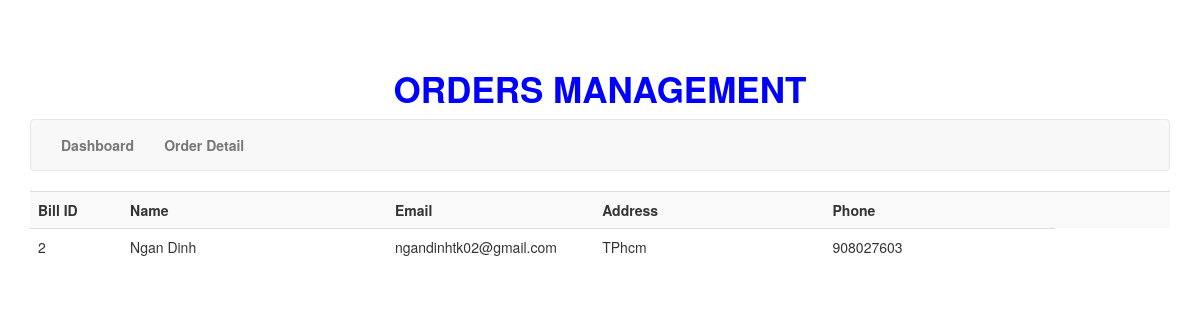
Page /admin_pages/qly_orders/showorder.php on the committed database.
### tables this page shows
CREATE TABLE `orders` (
  `bill_id` int(11) NOT NULL,
  `user_address` varchar(40) NOT NULL,
  `user_email` varchar(40) NOT NULL,
  `user_name` varchar(40) NOT NULL,
  `phone` int(10) NOT NULL
);

### admin_pages/qly_orders/showorder.php (the view, shortened to what this page needs)
<?php
$con = mysqli_connect("localhost", "root", "", "bakeryshopdb") or die("Can connect to data base!!!");
$res = mysqli_query($con, "SELECT * from orders");
$data = $res->fetch_all();
 ?>
<!DOCTYPE html PUBLIC "-//W3C//DTD XHTML 1.0 Transitional//EN" "http://www.w3.org/TR/xhtml1/DTD/xhtml1-transitional.dtd">
<html xmlns="http://www.w3.org/1999/xhtml">
<head>
<link rel="stylesheet" href="https://maxcdn.bootstrapcdn.com/bootstrap/3.3.5/css/bootstrap.min.css">
</head>
<body>
<div class="container">
    <div id="navbar" class="row">
    	<h3 style=" text-align: center; font-size: 35px; font-weight: 600; color: BLUE">ORDERS MANAGEMENT</h3>
    	<div class="col-sm-12">
        	<nav class="navbar navbar-default">
  				<div class="container-fluid">
                	<ul class="nav navbar-nav">
                        <li><a href="../index.html"><b> Dashboard</b></a></li>
                        <li><a href="order_detail.php"> <b>Order Detail</b></a></li>
                	</ul>
                </div>
            </nav>
        </div>
    </div>
    <div class="row">
    	<div class="col-sm-12">
        	<table class="table table-striped">
            	<tr id="tbl-first-row">
                	<td width="8%">Bill ID</td>
                    <td width="23%">Name</td>
                    <td width="18%">Email</td>
                    <td width="20%">Address</td>
                    <td width="20%">Phone</td>
                    <td width="5%"> </td>
                    <td width="5%"> </td>
                </tr>
                <?php
						foreach ($data as $item) { ?>
						<tr>
							<td><?php echo $item[0]; ?></td>
							<td><?php echo $item[3]; ?></td>
							<td><?php echo $item[2]; ?></td>
							<td><?php echo $item[1]; ?></td>
							<td><?php echo $item[4]; ?></td>
						</tr>
					<?php } ?>
			</table>
        </div>
    </div>
</div>
</body>
</html>

### admin_pages/qly_orders/showorder.php (style rules this page uses)
#navbar { margin-top:50px; }
#tbl-first-row { font-weight:bold; }

### rows in the picture
orders: bill_id "2", user_name "Ngan Dinh", user_email "ngandinhtk02@gmail.com", user_address "TPhcm", phone "908027603"
